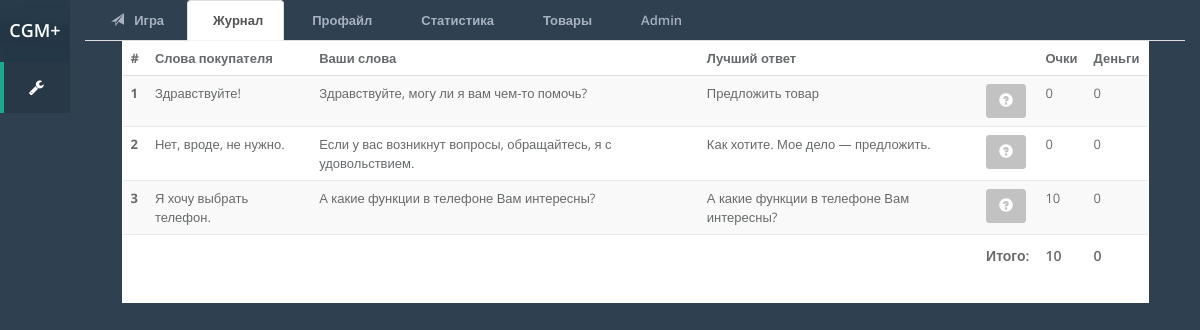
The page /tree/session/5d0c5b07ae53f6cc241735fc2c874b930142/ on the database its author committed.
### tree/models.py (models this page shows, shortened)
class Answer(models.Model):
    text_answer = models.CharField(
        max_length=200, verbose_name=u'Текст ответа')
    depth = models.IntegerField(default=0)
    class Meta:
        verbose_name = "Ответ пользователя"
        verbose_name_plural = "Ответы пользователя"
    def __str__(self):
        return self.text_answer

class User_rezult(models.Model):
    user_output = models.ForeignKey(User)
    question_output = models.CharField(max_length=200)
    answer_output = models.ForeignKey(Answer,blank = True,null = True)
    type_quest = models.CharField(max_length=200)
    point = models.IntegerField(default=0)
    money = models.IntegerField(default=0)
    session_output = models.CharField(max_length=36)
    date_create = models.DateTimeField(auto_now=True)
    best_choise = models.CharField(max_length=150)
    def displaying(self):
        d = {}
        d["user_output"] = self.user_output
        d["question_output"] = self.question_output
        d["best_choise"] = self.best_choise
        d["answer_output"] = self.answer_output
        d["point"] = self.point
        d["money"] = self.money
        return d

### tree/views.py (the view)
# urls.py: url(r'^session/(?P<guid>.*)/$', game_history, name='game_history'),
def game_history(request, guid):
    context = {}
    context = for_game_history(request, guid, context)
    return render(request, 'tree/game_history_2.html', context)

### tree/views.py (called while the page is built)
def make_game(context,active_tab):
    context["act_game"] = ''
    context["act_history"] = ''
    context["act_profile"] = ''
    context["act_statistic"] = ''
    context["act_prod"] = ''
    context[active_tab] = 'active'
    return context

### tree/templates/tree/game_history_2.html (shortened to what this page needs)
{% extends "gameplace.html" %}
{% block game %}
  <div>
    <table class="table table-striped table-bg">
      <thead>
        <tr>
          <th>#</th>
          <th>Слова покупателя</th>
          <th>Ваши слова</th>
          <th>Лучший ответ</th>
          <th></th>
          <th>Очки</th>
          <th>Деньги</th>
        </tr>
      </thead>
      <tbody>
      {% for entry in history_entry %}
        <tr>
          <th scope="row">{{ forloop.counter }}</th>
          <td>{{ entry.answer_output }} </td>
          <td>{{ entry.question_output }} </td>
          <td> {{ entry.best_choise }} </td>
          <td style="width:20px;">
            <button type="button" class="btn btn-default"  data-container="body" data-toggle="popover" data-placement="left" data-content="Здесь обьясняется суть правильного ответа">
               <span class="glyphicon glyphicon-question-sign" P></span>
            </button>
          </td>
          <td>{{ entry.point }} </td>
          <td>{{ entry.money }} </td>
        </tr>
      {%endfor%}
      <tr>
          <td ><h4>Итого:</h4> </td>
          <td ><h4>{{ total_point }}</h4> </td>
          <td ><h4>{{ total_money }}</h4> </td>
        </tr>
      </tbody>
    </table>
  </div>
{% endblock %}

### static/css/project.css (style rules this page uses)
td { text-align: left; }

### rows shown on the page
Answer: answer_output "Здравствуйте!", question_output "Здравствуйте, могу ли я вам чем-то помочь?", best_choise "Предложить товар", point "0", money "0"
Answer: answer_output "Нет, вроде, не нужно.", question_output "Если у вас возникнут вопросы, обращайтесь, я с удовольствием.", best_choise "Как хотите. Мое дело — предложить.", point "0", money "0"
Answer: answer_output "Я хочу выбрать телефон.", question_output "А какие функции в телефоне Вам интересны?", best_choise "А какие функции в телефоне Вам интересны?", point "10", money "0"

### other values the page prints
{{ total_point }} "10"
{{ total_money }} "0"
